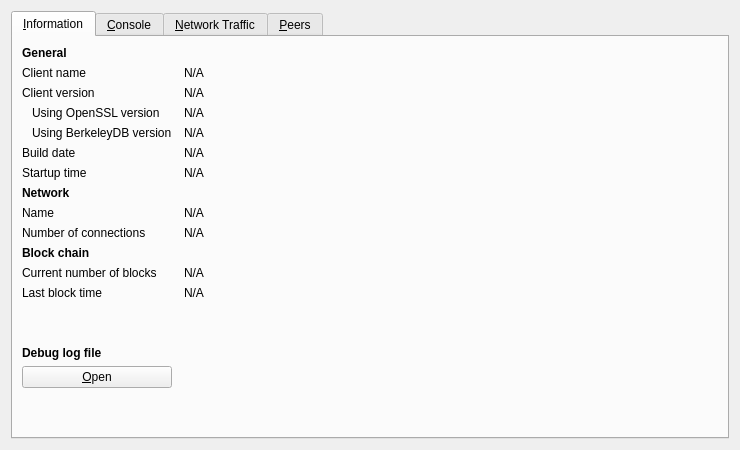
<?xml version="1.0" encoding="UTF-8"?>
<ui version="4.0">
 <class>RPCConsole</class>
 <widget class="QDialog" name="RPCConsole">
  <property name="geometry">
   <rect>
    <x>0</x>
    <y>0</y>
    <width>740</width>
    <height>450</height>
   </rect>
  </property>
  <property name="windowTitle">
   <string>Debug window</string>
  </property>
  <layout class="QVBoxLayout" name="verticalLayout_2">
   <item>
    <widget class="QTabWidget" name="tabWidget">
     <property name="currentIndex">
      <number>0</number>
     </property>
     <widget class="QWidget" name="tab_info">
      <attribute name="title">
       <string>&amp;Information</string>
      </attribute>
      <layout class="QGridLayout" name="gridLayout" columnstretch="0,1">
       <property name="horizontalSpacing">
        <number>12</number>
       </property>
       <item row="0" column="0">
        <widget class="QLabel" name="label_9">
         <property name="font">
          <font>
           <weight>75</weight>
           <bold>true</bold>
          </font>
         </property>
         <property name="text">
          <string>General</string>
         </property>
        </widget>
       </item>
       <item row="1" column="0">
        <widget class="QLabel" name="label_5">
         <property name="text">
          <string>Client name</string>
         </property>
        </widget>
       </item>
       <item row="1" column="1">
        <widget class="QLabel" name="clientName">
         <property name="cursor">
          <cursorShape>IBeamCursor</cursorShape>
         </property>
         <property name="text">
          <string>N/A</string>
         </property>
         <property name="textFormat">
          <enum>Qt::PlainText</enum>
         </property>
         <property name="textInteractionFlags">
          <set>Qt::LinksAccessibleByMouse|Qt::TextSelectableByKeyboard|Qt::TextSelectableByMouse</set>
         </property>
        </widget>
       </item>
       <item row="2" column="0">
        <widget class="QLabel" name="label_6">
         <property name="text">
          <string>Client version</string>
         </property>
        </widget>
       </item>
       <item row="2" column="1">
        <widget class="QLabel" name="clientVersion">
         <property name="cursor">
          <cursorShape>IBeamCursor</cursorShape>
         </property>
         <property name="text">
          <string>N/A</string>
         </property>
         <property name="textFormat">
          <enum>Qt::PlainText</enum>
         </property>
         <property name="textInteractionFlags">
          <set>Qt::LinksAccessibleByMouse|Qt::TextSelectableByKeyboard|Qt::TextSelectableByMouse</set>
         </property>
        </widget>
       </item>
       <item row="3" column="0">
        <widget class="QLabel" name="label_14">
         <property name="text">
          <string>Using OpenSSL version</string>
         </property>
         <property name="indent">
          <number>10</number>
         </property>
        </widget>
       </item>
       <item row="3" column="1">
        <widget class="QLabel" name="openSSLVersion">
         <property name="cursor">
          <cursorShape>IBeamCursor</cursorShape>
         </property>
         <property name="text">
          <string>N/A</string>
         </property>
         <property name="textFormat">
          <enum>Qt::PlainText</enum>
         </property>
         <property name="textInteractionFlags">
          <set>Qt::LinksAccessibleByMouse|Qt::TextSelectableByKeyboard|Qt::TextSelectableByMouse</set>
         </property>
        </widget>
       </item>
       <item row="4" column="0">
        <widget class="QLabel" name="label_berkeleyDBVersion">
         <property name="text">
          <string>Using BerkeleyDB version</string>
         </property>
         <property name="indent">
          <number>10</number>
         </property>
        </widget>
       </item>
       <item row="4" column="1">
        <widget class="QLabel" name="berkeleyDBVersion">
         <property name="cursor">
          <cursorShape>IBeamCursor</cursorShape>
         </property>
         <property name="text">
          <string>N/A</string>
         </property>
         <property name="textFormat">
          <enum>Qt::PlainText</enum>
         </property>
         <property name="textInteractionFlags">
          <set>Qt::LinksAccessibleByMouse|Qt::TextSelectableByKeyboard|Qt::TextSelectableByMouse</set>
         </property>
        </widget>
       </item>
       <item row="5" column="0">
        <widget class="QLabel" name="label_12">
         <property name="text">
          <string>Build date</string>
         </property>
        </widget>
       </item>
       <item row="5" column="1">
        <widget class="QLabel" name="buildDate">
         <property name="cursor">
          <cursorShape>IBeamCursor</cursorShape>
         </property>
         <property name="text">
          <string>N/A</string>
         </property>
         <property name="textFormat">
          <enum>Qt::PlainText</enum>
         </property>
         <property name="textInteractionFlags">
          <set>Qt::LinksAccessibleByMouse|Qt::TextSelectableByKeyboard|Qt::TextSelectableByMouse</set>
         </property>
        </widget>
       </item>
       <item row="6" column="0">
        <widget class="QLabel" name="label_13">
         <property name="text">
          <string>Startup time</string>
         </property>
        </widget>
       </item>
       <item row="6" column="1">
        <widget class="QLabel" name="startupTime">
         <property name="cursor">
          <cursorShape>IBeamCursor</cursorShape>
         </property>
         <property name="text">
          <string>N/A</string>
         </property>
         <property name="textFormat">
          <enum>Qt::PlainText</enum>
         </property>
         <property name="textInteractionFlags">
          <set>Qt::LinksAccessibleByMouse|Qt::TextSelectableByKeyboard|Qt::TextSelectableByMouse</set>
         </property>
        </widget>
       </item>
       <item row="7" column="0">
        <widget class="QLabel" name="label_11">
         <property name="font">
          <font>
           <weight>75</weight>
           <bold>true</bold>
          </font>
         </property>
         <property name="text">
          <string>Network</string>
         </property>
        </widget>
       </item>
       <item row="8" column="0">
        <widget class="QLabel" name="label_8">
         <property name="text">
          <string>Name</string>
         </property>
        </widget>
       </item>
       <item row="8" column="1">
        <widget class="QLabel" name="networkName">
         <property name="cursor">
          <cursorShape>IBeamCursor</cursorShape>
         </property>
         <property name="text">
          <string>N/A</string>
         </property>
         <property name="textFormat">
          <enum>Qt::PlainText</enum>
         </property>
         <property name="textInteractionFlags">
          <set>Qt::LinksAccessibleByMouse|Qt::TextSelectableByKeyboard|Qt::TextSelectableByMouse</set>
         </property>
        </widget>
       </item>
       <item row="9" column="0">
        <widget class="QLabel" name="label_7">
         <property name="text">
          <string>Number of connections</string>
         </property>
        </widget>
       </item>
       <item row="9" column="1">
        <widget class="QLabel" name="numberOfConnections">
         <property name="cursor">
          <cursorShape>IBeamCursor</cursorShape>
         </property>
         <property name="text">
          <string>N/A</string>
         </property>
         <property name="textFormat">
          <enum>Qt::PlainText</enum>
         </property>
         <property name="textInteractionFlags">
          <set>Qt::LinksAccessibleByMouse|Qt::TextSelectableByKeyboard|Qt::TextSelectableByMouse</set>
         </property>
        </widget>
       </item>
       <item row="10" column="0">
        <widget class="QLabel" name="label_10">
         <property name="font">
          <font>
           <weight>75</weight>
           <bold>true</bold>
          </font>
         </property>
         <property name="text">
          <string>Block chain</string>
         </property>
        </widget>
       </item>
       <item row="11" column="0">
        <widget class="QLabel" name="label_3">
         <property name="text">
          <string>Current number of blocks</string>
         </property>
        </widget>
       </item>
       <item row="11" column="1">
        <widget class="QLabel" name="numberOfBlocks">
         <property name="cursor">
          <cursorShape>IBeamCursor</cursorShape>
         </property>
         <property name="text">
          <string>N/A</string>
         </property>
         <property name="textFormat">
          <enum>Qt::PlainText</enum>
         </property>
         <property name="textInteractionFlags">
          <set>Qt::LinksAccessibleByMouse|Qt::TextSelectableByKeyboard|Qt::TextSelectableByMouse</set>
         </property>
        </widget>
       </item>
       <item row="12" column="0">
        <widget class="QLabel" name="label_2">
         <property name="text">
          <string>Last block time</string>
         </property>
        </widget>
       </item>
       <item row="12" column="1">
        <widget class="QLabel" name="lastBlockTime">
         <property name="cursor">
          <cursorShape>IBeamCursor</cursorShape>
         </property>
         <property name="text">
          <string>N/A</string>
         </property>
         <property name="textFormat">
          <enum>Qt::PlainText</enum>
         </property>
         <property name="textInteractionFlags">
          <set>Qt::LinksAccessibleByMouse|Qt::TextSelectableByKeyboard|Qt::TextSelectableByMouse</set>
         </property>
        </widget>
       </item>
       <item row="13" column="0">
        <spacer name="verticalSpacer_2">
         <property name="orientation">
          <enum>Qt::Vertical</enum>
         </property>
         <property name="sizeHint" stdset="0">
          <size>
           <width>20</width>
           <height>20</height>
          </size>
         </property>
        </spacer>
       </item>
       <item row="14" column="0">
        <widget class="QLabel" name="labelDebugLogfile">
         <property name="font">
          <font>
           <weight>75</weight>
           <bold>true</bold>
          </font>
         </property>
         <property name="text">
          <string>Debug log file</string>
         </property>
        </widget>
       </item>
       <item row="15" column="0">
        <widget class="QPushButton" name="openDebugLogfileButton">
         <property name="toolTip">
          <string>Open the FairPay debug log file from the current data directory. This can take a few seconds for large log files.</string>
         </property>
         <property name="text">
          <string>&amp;Open</string>
         </property>
         <property name="autoDefault">
          <bool>false</bool>
         </property>
        </widget>
       </item>
       <item row="16" column="0">
        <spacer name="verticalSpacer">
         <property name="orientation">
          <enum>Qt::Vertical</enum>
         </property>
         <property name="sizeHint" stdset="0">
          <size>
           <width>20</width>
           <height>40</height>
          </size>
         </property>
        </spacer>
       </item>
      </layout>
     </widget>
     <widget class="QWidget" name="tab_console">
      <attribute name="title">
       <string>&amp;Console</string>
      </attribute>
      <layout class="QVBoxLayout" name="verticalLayout_3">
       <property name="spacing">
        <number>3</number>
       </property>
       <item>
        <widget class="QTextEdit" name="messagesWidget">
         <property name="minimumSize">
          <size>
           <width>0</width>
           <height>100</height>
          </size>
         </property>
         <property name="readOnly">
          <bool>true</bool>
         </property>
         <property name="tabKeyNavigation" stdset="0">
          <bool>false</bool>
         </property>
         <property name="columnCount" stdset="0">
          <number>2</number>
         </property>
        </widget>
       </item>
       <item>
        <layout class="QHBoxLayout" name="horizontalLayout">
         <property name="spacing">
          <number>3</number>
         </property>
         <item>
          <widget class="QLabel" name="label">
           <property name="text">
            <string notr="true">&gt;</string>
           </property>
          </widget>
         </item>
         <item>
          <widget class="QLineEdit" name="lineEdit"/>
         </item>
         <item>
          <widget class="QPushButton" name="clearButton">
           <property name="maximumSize">
            <size>
             <width>24</width>
             <height>24</height>
            </size>
           </property>
           <property name="toolTip">
            <string>Clear console</string>
           </property>
           <property name="text">
            <string/>
           </property>
           <property name="icon">
            <iconset resource="../bitcoin.qrc">
             <normaloff>:/icons/remove</normaloff>:/icons/remove</iconset>
           </property>
           <property name="shortcut">
            <string notr="true">Ctrl+L</string>
           </property>
           <property name="autoDefault">
            <bool>false</bool>
           </property>
          </widget>
         </item>
        </layout>
       </item>
      </layout>
     </widget>
     <widget class="QWidget" name="tab_nettraffic">
      <attribute name="title">
       <string>&amp;Network Traffic</string>
      </attribute>
      <layout class="QHBoxLayout" name="horizontalLayout_3">
       <item>
        <layout class="QVBoxLayout" name="verticalLayout_4">
         <item>
          <widget class="TrafficGraphWidget" name="trafficGraph" native="true">
           <property name="sizePolicy">
            <sizepolicy hsizetype="Expanding" vsizetype="Expanding">
             <horstretch>0</horstretch>
             <verstretch>0</verstretch>
            </sizepolicy>
           </property>
          </widget>
         </item>
         <item>
          <layout class="QHBoxLayout" name="horizontalLayout_2">
           <item>
            <widget class="QSlider" name="sldGraphRange">
             <property name="minimum">
              <number>1</number>
             </property>
             <property name="maximum">
              <number>288</number>
             </property>
             <property name="pageStep">
              <number>12</number>
             </property>
             <property name="value">
              <number>6</number>
             </property>
             <property name="orientation">
              <enum>Qt::Horizontal</enum>
             </property>
            </widget>
           </item>
           <item>
            <widget class="QLabel" name="lblGraphRange">
             <property name="minimumSize">
              <size>
               <width>100</width>
               <height>0</height>
              </size>
             </property>
             <property name="alignment">
              <set>Qt::AlignCenter</set>
             </property>
            </widget>
           </item>
           <item>
            <widget class="QPushButton" name="btnClearTrafficGraph">
             <property name="text">
              <string>&amp;Clear</string>
             </property>
             <property name="autoDefault">
              <bool>false</bool>
             </property>
            </widget>
           </item>
          </layout>
         </item>
        </layout>
       </item>
       <item>
        <layout class="QVBoxLayout" name="verticalLayout">
         <item>
          <widget class="QGroupBox" name="groupBox">
           <property name="title">
            <string>Totals</string>
           </property>
           <layout class="QVBoxLayout" name="verticalLayout_5">
            <item>
             <layout class="QHBoxLayout" name="horizontalLayout_4">
              <item>
               <widget class="Line" name="line">
                <property name="sizePolicy">
                 <sizepolicy hsizetype="Fixed" vsizetype="Fixed">
                  <horstretch>0</horstretch>
                  <verstretch>0</verstretch>
                 </sizepolicy>
                </property>
                <property name="minimumSize">
                 <size>
                  <width>10</width>
                  <height>0</height>
                 </size>
                </property>
                <property name="palette">
                 <palette>
                  <active>
                   <colorrole role="Light">
                    <brush brushstyle="SolidPattern">
                     <color alpha="255">
                      <red>0</red>
                      <green>255</green>
                      <blue>0</blue>
                     </color>
                    </brush>
                   </colorrole>
                  </active>
                  <inactive>
                   <colorrole role="Light">
                    <brush brushstyle="SolidPattern">
                     <color alpha="255">
                      <red>0</red>
                      <green>255</green>
                      <blue>0</blue>
                     </color>
                    </brush>
                   </colorrole>
                  </inactive>
                  <disabled>
                   <colorrole role="Light">
                    <brush brushstyle="SolidPattern">
                     <color alpha="255">
                      <red>0</red>
                      <green>255</green>
                      <blue>0</blue>
                     </color>
                    </brush>
                   </colorrole>
                  </disabled>
                 </palette>
                </property>
                <property name="orientation">
                 <enum>Qt::Horizontal</enum>
                </property>
               </widget>
              </item>
              <item>
               <widget class="QLabel" name="label_16">
                <property name="text">
                 <string>Received</string>
                </property>
               </widget>
              </item>
              <item>
               <widget class="QLabel" name="lblBytesIn">
                <property name="minimumSize">
                 <size>
                  <width>50</width>
                  <height>0</height>
                 </size>
                </property>
                <property name="alignment">
                 <set>Qt::AlignRight|Qt::AlignTrailing|Qt::AlignVCenter</set>
                </property>
               </widget>
              </item>
             </layout>
            </item>
            <item>
             <layout class="QHBoxLayout" name="horizontalLayout_5">
              <item>
               <widget class="Line" name="line_2">
                <property name="sizePolicy">
                 <sizepolicy hsizetype="Fixed" vsizetype="Fixed">
                  <horstretch>0</horstretch>
                  <verstretch>0</verstretch>
                 </sizepolicy>
                </property>
                <property name="minimumSize">
                 <size>
                  <width>10</width>
                  <height>0</height>
                 </size>
                </property>
                <property name="palette">
                 <palette>
                  <active>
                   <colorrole role="Light">
                    <brush brushstyle="SolidPattern">
                     <color alpha="255">
                      <red>255</red>
                      <green>0</green>
                      <blue>0</blue>
                     </color>
                    </brush>
                   </colorrole>
                  </active>
                  <inactive>
                   <colorrole role="Light">
                    <brush brushstyle="SolidPattern">
                     <color alpha="255">
                      <red>255</red>
                      <green>0</green>
                      <blue>0</blue>
                     </color>
                    </brush>
                   </colorrole>
                  </inactive>
                  <disabled>
                   <colorrole role="Light">
                    <brush brushstyle="SolidPattern">
                     <color alpha="255">
                      <red>255</red>
                      <green>0</green>
                      <blue>0</blue>
                     </color>
                    </brush>
                   </colorrole>
                  </disabled>
                 </palette>
                </property>
                <property name="orientation">
                 <enum>Qt::Horizontal</enum>
                </property>
               </widget>
              </item>
              <item>
               <widget class="QLabel" name="label_17">
                <property name="text">
                 <string>Sent</string>
                </property>
               </widget>
              </item>
              <item>
               <widget class="QLabel" name="lblBytesOut">
                <property name="minimumSize">
                 <size>
                  <width>50</width>
                  <height>0</height>
                 </size>
                </property>
                <property name="alignment">
                 <set>Qt::AlignRight|Qt::AlignTrailing|Qt::AlignVCenter</set>
                </property>
               </widget>
              </item>
             </layout>
            </item>
            <item>
             <spacer name="verticalSpacer_4">
              <property name="orientation">
               <enum>Qt::Vertical</enum>
              </property>
              <property name="sizeHint" stdset="0">
               <size>
                <width>20</width>
                <height>407</height>
               </size>
              </property>
             </spacer>
            </item>
           </layout>
          </widget>
         </item>
        </layout>
       </item>
      </layout>
     </widget>
     <widget class="QWidget" name="tab_peers">
      <attribute name="title">
       <string>&amp;Peers</string>
      </attribute>
      <layout class="QGridLayout" name="gridLayout_2">
       <item row="0" column="0" rowspan="2">
        <widget class="QTableView" name="peerWidget">
         <property name="horizontalScrollBarPolicy">
          <enum>Qt::ScrollBarAsNeeded</enum>
         </property>
         <property name="sortingEnabled">
          <bool>true</bool>
         </property>
         <attribute name="horizontalHeaderHighlightSections">
          <bool>false</bool>
         </attribute>
        </widget>
       </item>
       <item row="0" column="1">
        <widget class="QLabel" name="peerHeading">
         <property name="sizePolicy">
          <sizepolicy hsizetype="Preferred" vsizetype="Minimum">
           <horstretch>0</horstretch>
           <verstretch>0</verstretch>
          </sizepolicy>
         </property>
         <property name="minimumSize">
          <size>
           <width>300</width>
           <height>32</height>
          </size>
         </property>
         <property name="font">
          <font>
           <pointsize>10</pointsize>
          </font>
         </property>
         <property name="cursor">
          <cursorShape>IBeamCursor</cursorShape>
         </property>
         <property name="text">
          <string>Select a peer to view detailed information.</string>
         </property>
         <property name="alignment">
          <set>Qt::AlignHCenter|Qt::AlignTop</set>
         </property>
         <property name="wordWrap">
          <bool>true</bool>
         </property>
         <property name="textInteractionFlags">
          <set>Qt::LinksAccessibleByMouse|Qt::TextSelectableByKeyboard|Qt::TextSelectableByMouse</set>
         </property>
        </widget>
       </item>
       <item row="1" column="1">
        <widget class="QWidget" name="detailWidget" native="true">
         <property name="minimumSize">
          <size>
           <width>300</width>
           <height>0</height>
          </size>
         </property>
         <layout class="QGridLayout" name="gridLayout_3">
          <item row="0" column="0">
           <widget class="QLabel" name="label_23">
            <property name="text">
             <string>Direction</string>
            </property>
           </widget>
          </item>
          <item row="0" column="2">
           <widget class="QLabel" name="peerDirection">
            <property name="cursor">
             <cursorShape>IBeamCursor</cursorShape>
            </property>
            <property name="text">
             <string>N/A</string>
            </property>
            <property name="textFormat">
             <enum>Qt::PlainText</enum>
            </property>
            <property name="textInteractionFlags">
             <set>Qt::LinksAccessibleByMouse|Qt::TextSelectableByKeyboard|Qt::TextSelectableByMouse</set>
            </property>
           </widget>
          </item>
          <item row="1" column="0">
           <widget class="QLabel" name="label_21">
            <property name="text">
             <string>Version</string>
            </property>
           </widget>
          </item>
          <item row="1" column="2">
           <widget class="QLabel" name="peerVersion">
            <property name="cursor">
             <cursorShape>IBeamCursor</cursorShape>
            </property>
            <property name="text">
             <string>N/A</string>
            </property>
            <property name="textFormat">
             <enum>Qt::PlainText</enum>
            </property>
            <property name="textInteractionFlags">
             <set>Qt::LinksAccessibleByMouse|Qt::TextSelectableByKeyboard|Qt::TextSelectableByMouse</set>
            </property>
           </widget>
          </item>
          <item row="2" column="0">
           <widget class="QLabel" name="label_28">
            <property name="text">
             <string>User Agent</string>
            </property>
           </widget>
          </item>
          <item row="2" column="2">
           <widget class="QLabel" name="peerSubversion">
            <property name="cursor">
             <cursorShape>IBeamCursor</cursorShape>
            </property>
            <property name="text">
             <string>N/A</string>
            </property>
            <property name="textFormat">
             <enum>Qt::PlainText</enum>
            </property>
            <property name="textInteractionFlags">
             <set>Qt::LinksAccessibleByMouse|Qt::TextSelectableByKeyboard|Qt::TextSelectableByMouse</set>
            </property>
           </widget>
          </item>
          <item row="3" column="0">
           <widget class="QLabel" name="label_4">
            <property name="text">
             <string>Services</string>
            </property>
           </widget>
          </item>
          <item row="3" column="2">
           <widget class="QLabel" name="peerServices">
            <property name="cursor">
             <cursorShape>IBeamCursor</cursorShape>
            </property>
            <property name="text">
             <string>N/A</string>
            </property>
            <property name="textFormat">
             <enum>Qt::PlainText</enum>
            </property>
            <property name="textInteractionFlags">
             <set>Qt::LinksAccessibleByMouse|Qt::TextSelectableByKeyboard|Qt::TextSelectableByMouse</set>
            </property>
           </widget>
          </item>
          <item row="5" column="0">
           <widget class="QLabel" name="label_29">
            <property name="text">
             <string>Starting Height</string>
            </property>
           </widget>
          </item>
          <item row="5" column="2">
           <widget class="QLabel" name="peerHeight">
            <property name="cursor">
             <cursorShape>IBeamCursor</cursorShape>
            </property>
            <property name="text">
             <string>N/A</string>
            </property>
            <property name="textFormat">
             <enum>Qt::PlainText</enum>
            </property>
            <property name="textInteractionFlags">
             <set>Qt::LinksAccessibleByMouse|Qt::TextSelectableByKeyboard|Qt::TextSelectableByMouse</set>
            </property>
           </widget>
          </item>
          <item row="6" column="0">
           <widget class="QLabel" name="label_27">
            <property name="text">
             <string>Sync Height</string>
            </property>
           </widget>
          </item>
          <item row="6" column="2">
           <widget class="QLabel" name="peerSyncHeight">
            <property name="cursor">
             <cursorShape>IBeamCursor</cursorShape>
            </property>
            <property name="text">
             <string>N/A</string>
            </property>
            <property name="textFormat">
             <enum>Qt::PlainText</enum>
            </property>
            <property name="textInteractionFlags">
             <set>Qt::LinksAccessibleByMouse|Qt::TextSelectableByKeyboard|Qt::TextSelectableByMouse</set>
            </property>
           </widget>
          </item>
          <item row="7" column="0">
           <widget class="QLabel" name="label_24">
            <property name="text">
             <string>Ban Score</string>
            </property>
           </widget>
          </item>
          <item row="7" column="2">
           <widget class="QLabel" name="peerBanScore">
            <property name="cursor">
             <cursorShape>IBeamCursor</cursorShape>
            </property>
            <property name="text">
             <string>N/A</string>
            </property>
            <property name="textFormat">
             <enum>Qt::PlainText</enum>
            </property>
            <property name="textInteractionFlags">
             <set>Qt::LinksAccessibleByMouse|Qt::TextSelectableByKeyboard|Qt::TextSelectableByMouse</set>
            </property>
           </widget>
          </item>
          <item row="8" column="0">
           <widget class="QLabel" name="label_22">
            <property name="text">
             <string>Connection Time</string>
            </property>
           </widget>
          </item>
          <item row="8" column="2">
           <widget class="QLabel" name="peerConnTime">
            <property name="cursor">
             <cursorShape>IBeamCursor</cursorShape>
            </property>
            <property name="text">
             <string>N/A</string>
            </property>
            <property name="textFormat">
             <enum>Qt::PlainText</enum>
            </property>
            <property name="textInteractionFlags">
             <set>Qt::LinksAccessibleByMouse|Qt::TextSelectableByKeyboard|Qt::TextSelectableByMouse</set>
            </property>
           </widget>
          </item>
          <item row="9" column="0">
           <widget class="QLabel" name="label_15">
            <property name="text">
             <string>Last Send</string>
            </property>
           </widget>
          </item>
          <item row="9" column="2">
           <widget class="QLabel" name="peerLastSend">
            <property name="cursor">
             <cursorShape>IBeamCursor</cursorShape>
            </property>
            <property name="text">
             <string>N/A</string>
            </property>
            <property name="textFormat">
             <enum>Qt::PlainText</enum>
            </property>
            <property name="textInteractionFlags">
             <set>Qt::LinksAccessibleByMouse|Qt::TextSelectableByKeyboard|Qt::TextSelectableByMouse</set>
            </property>
           </widget>
          </item>
          <item row="10" column="0">
           <widget class="QLabel" name="label_19">
            <property name="text">
             <string>Last Receive</string>
            </property>
           </widget>
          </item>
          <item row="10" column="2">
           <widget class="QLabel" name="peerLastRecv">
            <property name="cursor">
             <cursorShape>IBeamCursor</cursorShape>
            </property>
            <property name="text">
             <string>N/A</string>
            </property>
            <property name="textFormat">
             <enum>Qt::PlainText</enum>
            </property>
            <property name="textInteractionFlags">
             <set>Qt::LinksAccessibleByMouse|Qt::TextSelectableByKeyboard|Qt::TextSelectableByMouse</set>
            </property>
           </widget>
          </item>
          <item row="11" column="0">
           <widget class="QLabel" name="label_18">
            <property name="text">
             <string>Bytes Sent</string>
            </property>
           </widget>
          </item>
          <item row="11" column="2">
           <widget class="QLabel" name="peerBytesSent">
            <property name="cursor">
             <cursorShape>IBeamCursor</cursorShape>
            </property>
            <property name="text">
             <string>N/A</string>
            </property>
            <property name="textFormat">
             <enum>Qt::PlainText</enum>
            </property>
            <property name="textInteractionFlags">
             <set>Qt::LinksAccessibleByMouse|Qt::TextSelectableByKeyboard|Qt::TextSelectableByMouse</set>
            </property>
           </widget>
          </item>
          <item row="12" column="0">
           <widget class="QLabel" name="label_20">
            <property name="text">
             <string>Bytes Received</string>
            </property>
           </widget>
          </item>
          <item row="12" column="2">
           <widget class="QLabel" name="peerBytesRecv">
            <property name="cursor">
             <cursorShape>IBeamCursor</cursorShape>
            </property>
            <property name="text">
             <string>N/A</string>
            </property>
            <property name="textFormat">
             <enum>Qt::PlainText</enum>
            </property>
            <property name="textInteractionFlags">
             <set>Qt::LinksAccessibleByMouse|Qt::TextSelectableByKeyboard|Qt::TextSelectableByMouse</set>
            </property>
           </widget>
          </item>
          <item row="13" column="0">
           <widget class="QLabel" name="label_26">
            <property name="text">
             <string>Ping Time</string>
            </property>
           </widget>
          </item>
          <item row="13" column="2">
           <widget class="QLabel" name="peerPingTime">
            <property name="cursor">
             <cursorShape>IBeamCursor</cursorShape>
            </property>
            <property name="text">
             <string>N/A</string>
            </property>
            <property name="textFormat">
             <enum>Qt::PlainText</enum>
            </property>
            <property name="textInteractionFlags">
             <set>Qt::LinksAccessibleByMouse|Qt::TextSelectableByKeyboard|Qt::TextSelectableByMouse</set>
            </property>
           </widget>
          </item>
          <item row="14" column="1">
           <spacer name="verticalSpacer_3">
            <property name="orientation">
             <enum>Qt::Vertical</enum>
            </property>
            <property name="sizeHint" stdset="0">
             <size>
              <width>20</width>
              <height>40</height>
             </size>
            </property>
           </spacer>
          </item>
         </layout>
        </widget>
       </item>
      </layout>
     </widget>
    </widget>
   </item>
  </layout>
 </widget>
 <customwidgets>
  <customwidget>
   <class>TrafficGraphWidget</class>
   <extends>QWidget</extends>
   <header>trafficgraphwidget.h</header>
   <container>1</container>
   <slots>
    <slot>clear()</slot>
   </slots>
  </customwidget>
 </customwidgets>
 <resources>
  <include location="../bitcoin.qrc"/>
 </resources>
 <connections/>
</ui>
